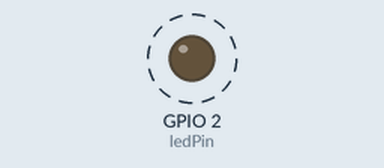
This sketch was run on a simulated ESP32. On the bench: output pins drawn as LEDs (lit = HIGH). Dashed ring = blinking. What the sketch prints to the serial monitor is not drawn.

Above: at 0.5 s.
Timing chart, 0 to 4.6 s (numbered marks = the images above):
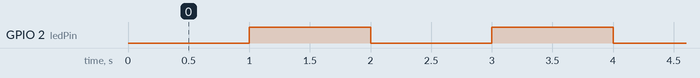

Measured:
- by itself, GPIO 2 (ledPin): alternates HIGH for 1.0 s and LOW for 1.0 s

The sketch:

millis_1hz_blink.ino
```cpp
// ESP32 LED引脚定义
const int ledPin = 2;
unsigned long prevTime = 0;
const unsigned long interval = 1000; // 1Hz周期1000ms
bool ledState = LOW;

void setup() {
  Serial.begin(115200);
  pinMode(ledPin, OUTPUT);
}

void loop() {
  unsigned long currTime = millis();
  // 判断是否达到1秒间隔
  if (currTime - prevTime >= interval) {
    prevTime = currTime;
    ledState = !ledState;
    digitalWrite(ledPin, ledState);
    Serial.print("LED状态：");
    Serial.println(ledState ? "亮" : "灭");
  }
}
```
